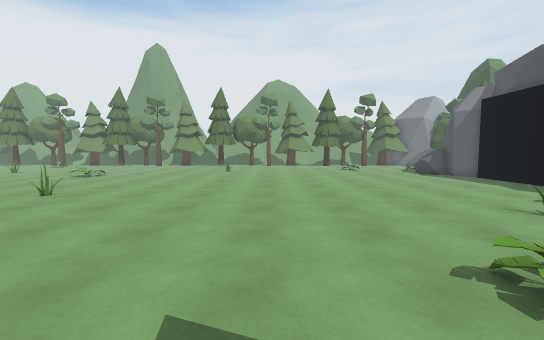
[1] (above)

24 first-person views from a walk through a 3-D level made in the Unity game engine. The camera is 1.4 m above the floor, tilts 4° down and sees 90° across. The floor is counted in squares, 1 m on a side. Each view is taken from the middle of a square. On the plan, view 1 faces up. The plan holds only what a view shows up to about 13 squares ahead; the rest is blank. The place goes on beyond the plan.

[2]
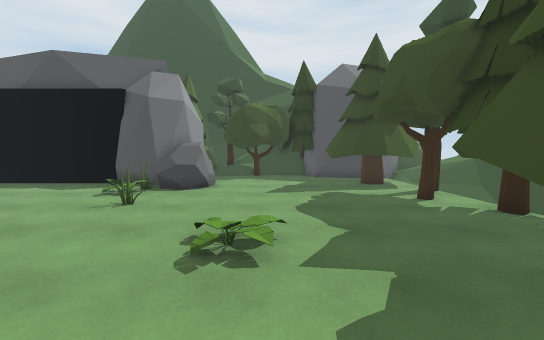

[3]
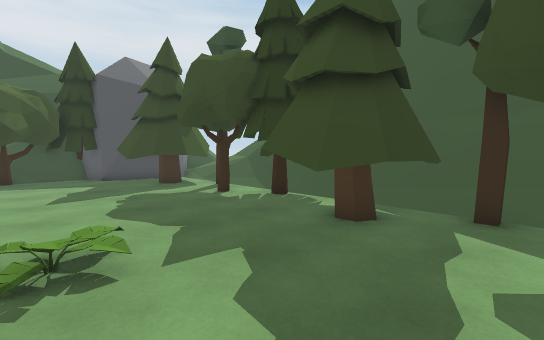

[4]
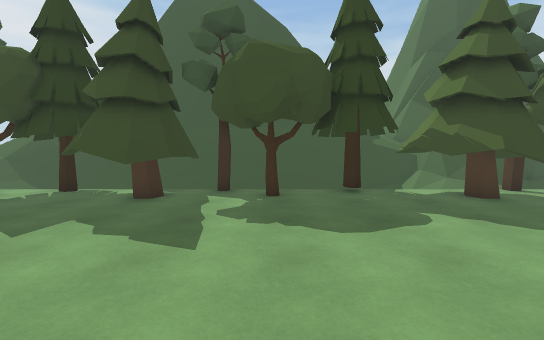

[5]
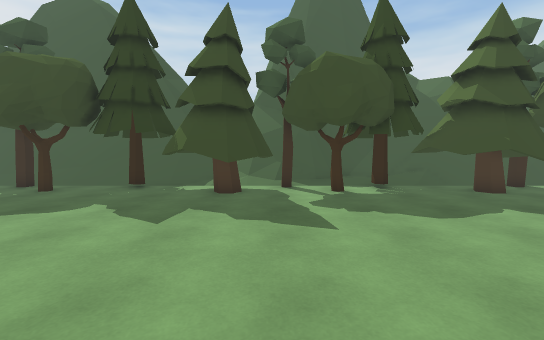

[6]
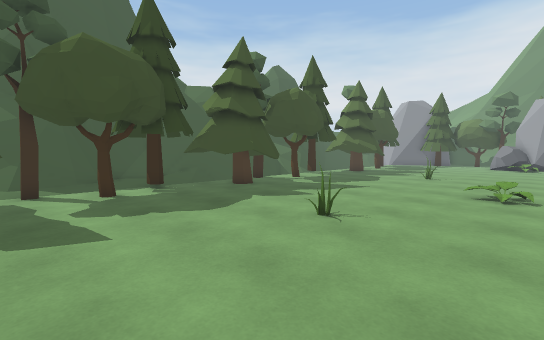

[7]
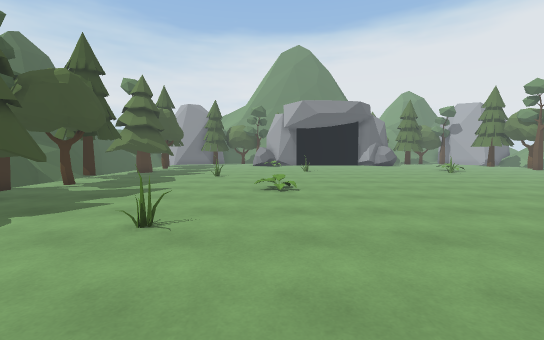

[8]
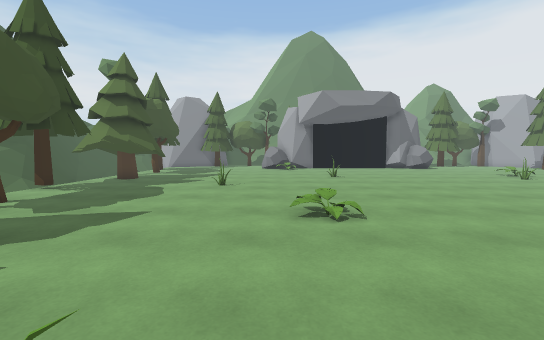

[9]
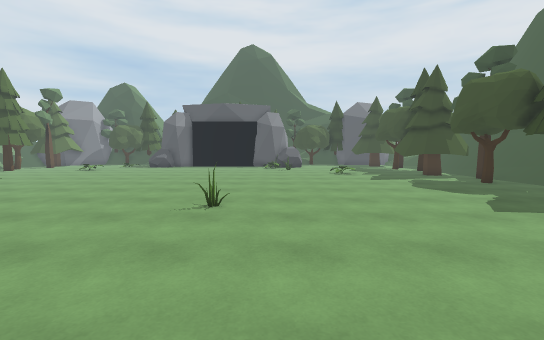

[10]
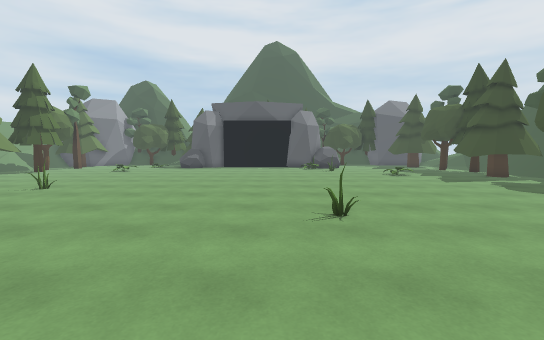

[11]
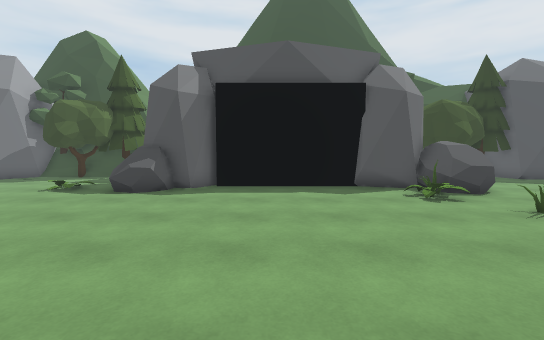

[12]
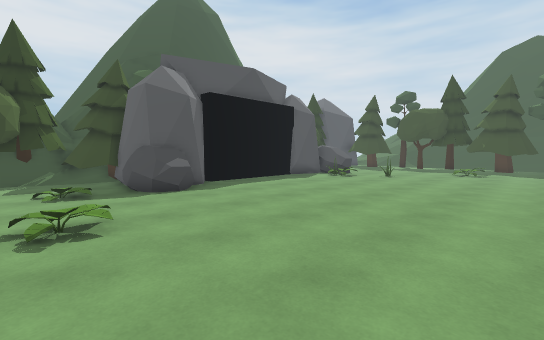

[13]
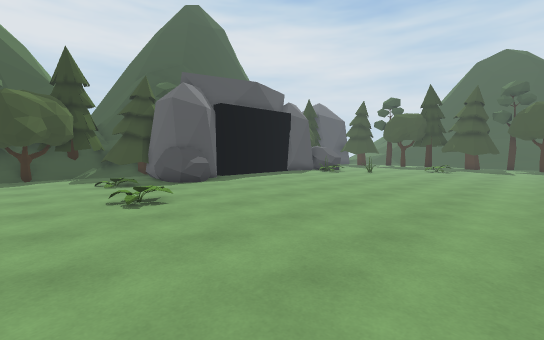

[14]
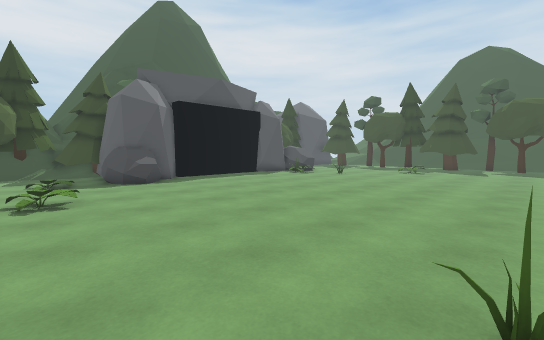

[15]
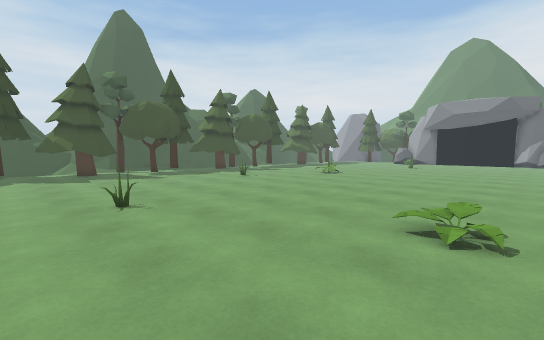

[16]
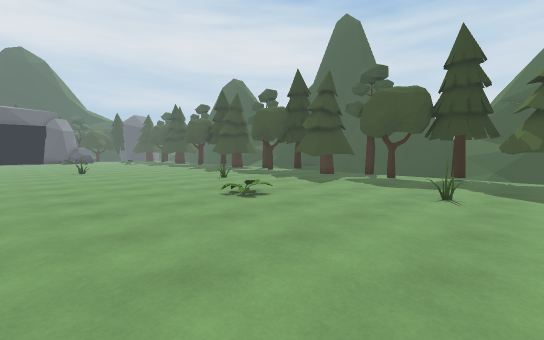

[17]
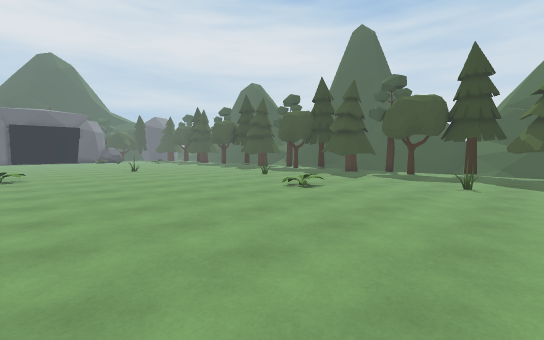

[18]
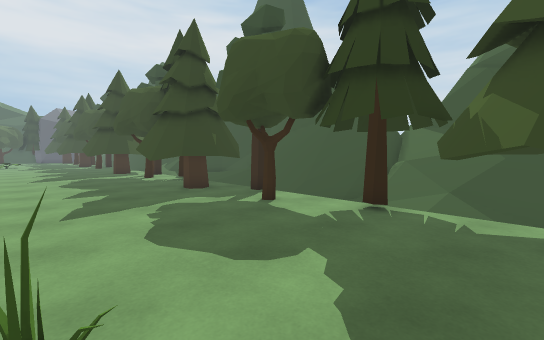

[19]
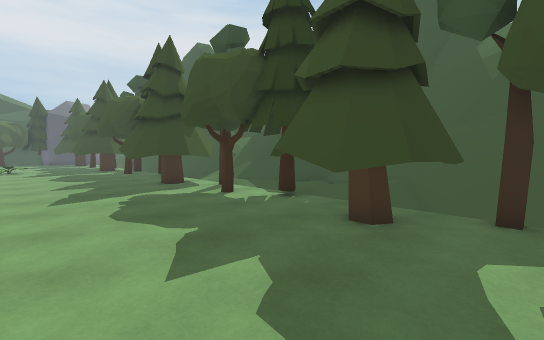

[20]
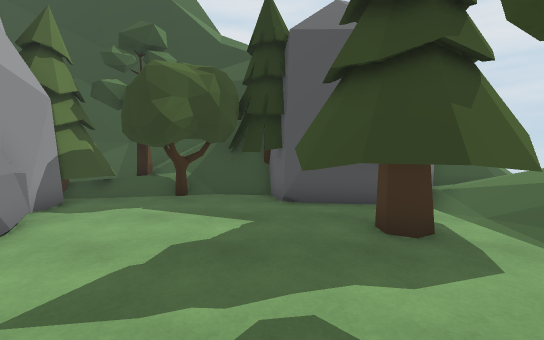

[21]
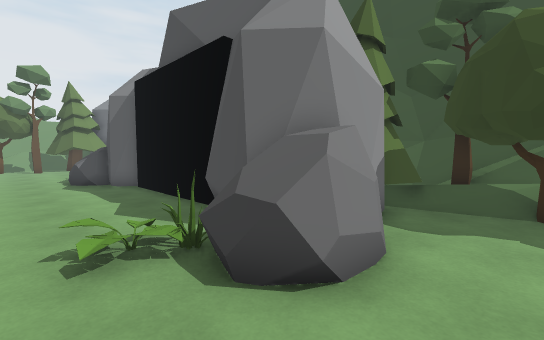

[22]
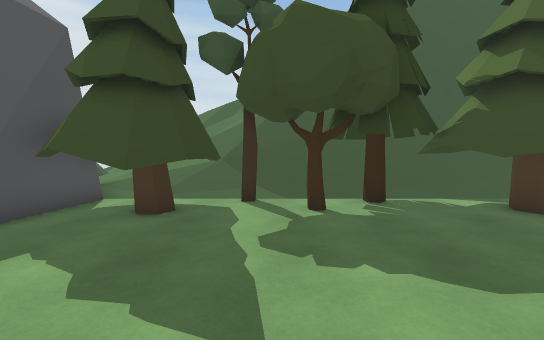

[23]
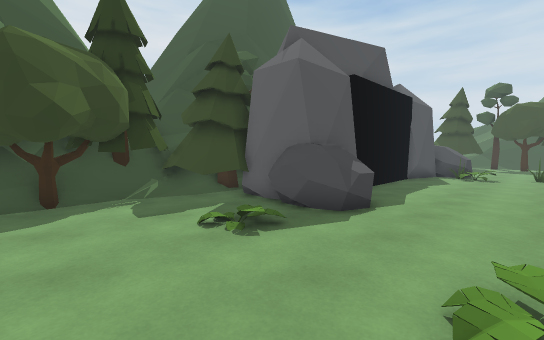

[24]
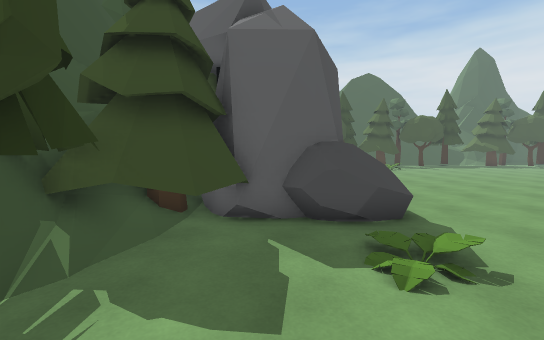

### Floor plan
Key: @ floor where view 1 was taken; # wall or solid block; . main floor; : floor 0.25 m higher than the main floor; - floor 0.25 m lower than the main floor; + floor 0.5 m higher than the main floor; _ floor 0.5 m lower than the main floor; < floor 0.75 m lower than the main floor; / step, stairs or slope; = window, fence, low wall or low ledge; ^ raised ledge; H house; R rock; T tree; O other object.
Columns run from 27 left of view 1 to 16 right of it. Each row starts with its distance up from view 1.
 23                          . ...............##
 22                           ...............T##
 21                         .................T##
 20                         .........O.......T##
 19                        ..................TT#
 18     ..                ..O............RR.TTT#
 17 ..  ...              ...............RRRRTTT
 16 ... ................................RR   TT
 15 .....................................HHHH
 14 ......................................HH H
 13 ......................................HH O
 12 ......................................H
 11 ......................................H
 10 ......................................HH
  9 ....................O.................HH
  8 ......................................HH
  7 ...................................O.HH  T
  6 .................................O..RRR TTTT
  5 ....................................RRR..TTT
  4 ............O.............................#T
  3 ..O.....................................TTT#
  2 ..............................O..........T##
  1 ..........................................##
  0 ...........................@.............T#R
 -1 TT.......TTT......TTT.......TTT......TTT.T T
 -2 #T......TTTT.....TTTT......TTT.T....TTT.TR R
 -3 ^T.T..T.T^TT...T.TTTT.T..T..TT^T..T..TT.TR
 -4 ^T/T// TT^TT/T///TTTT/T= _#T#^^TT <TTTT
 -5 /////####=//////===#=#########==== -..::+RR
 -6 ####=####==///######################=     #

Positions as (right, up) in squares from view 1, and headings:
1: (0, 0), facing up
2: (-1, 2), facing right
3: (-1, 3), facing down-right
4: (-2, 6), facing down
5: (-10, 7), facing down
6: (-10, 7), facing down-left
7: (-10, 6), facing left
8: (-14, 5), facing left
9: (-14, 7), facing right
10: (-13, 10), facing right
11: (0, 12), facing right
12: (0, 21), facing down-right
13: (-2, 23), facing down-right
14: (-3, 21), facing down-right
15: (-5, 16), facing down-left
16: (-27, 12), facing down-right
17: (-27, 15), facing down-right
18: (-27, 3), facing down-right
19: (-20, 3), facing down-right
20: (6, 0), facing right
21: (7, 3), facing up-right
22: (8, 4), facing down
23: (6, 23), facing down-right
24: (12, 23), facing down
